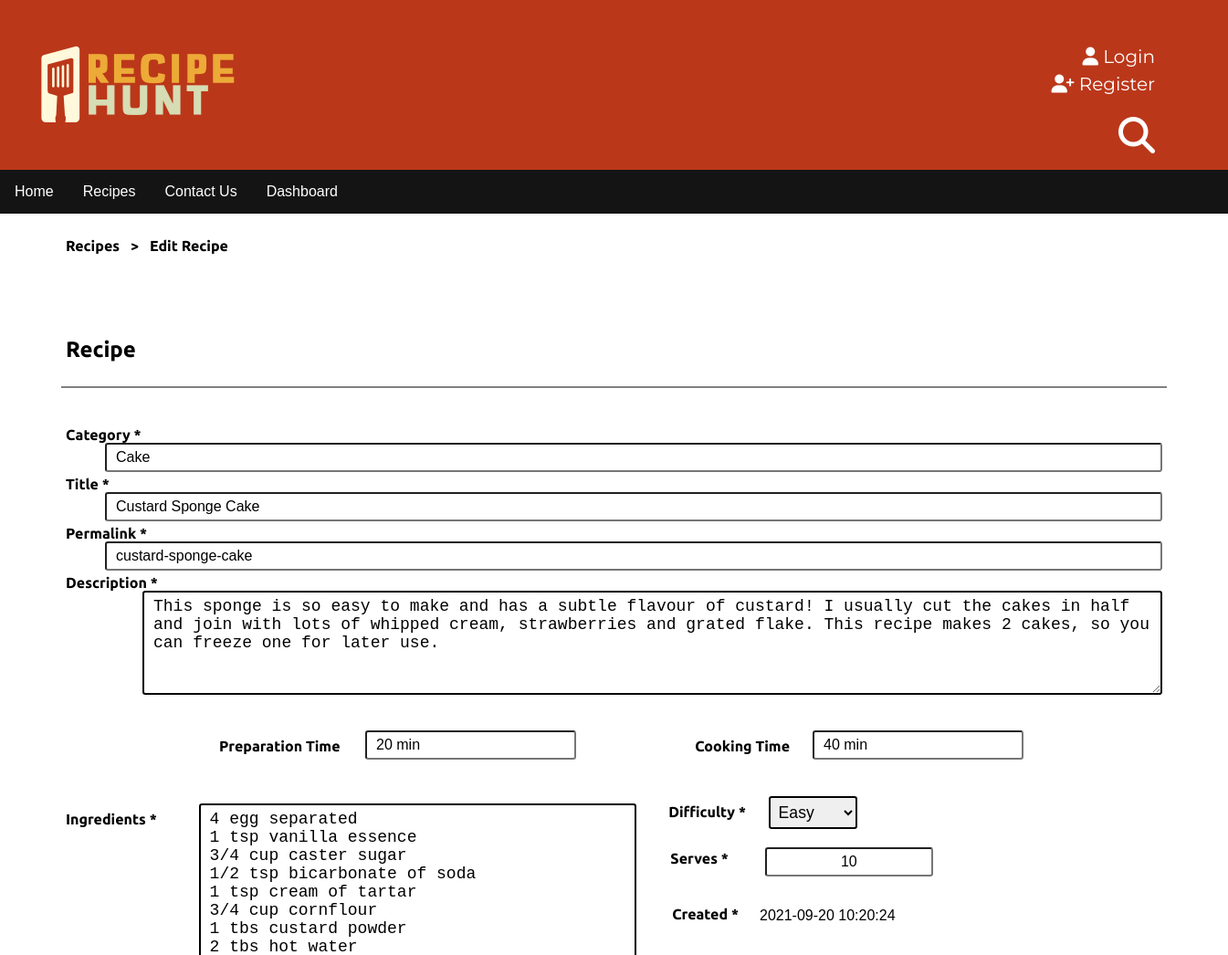
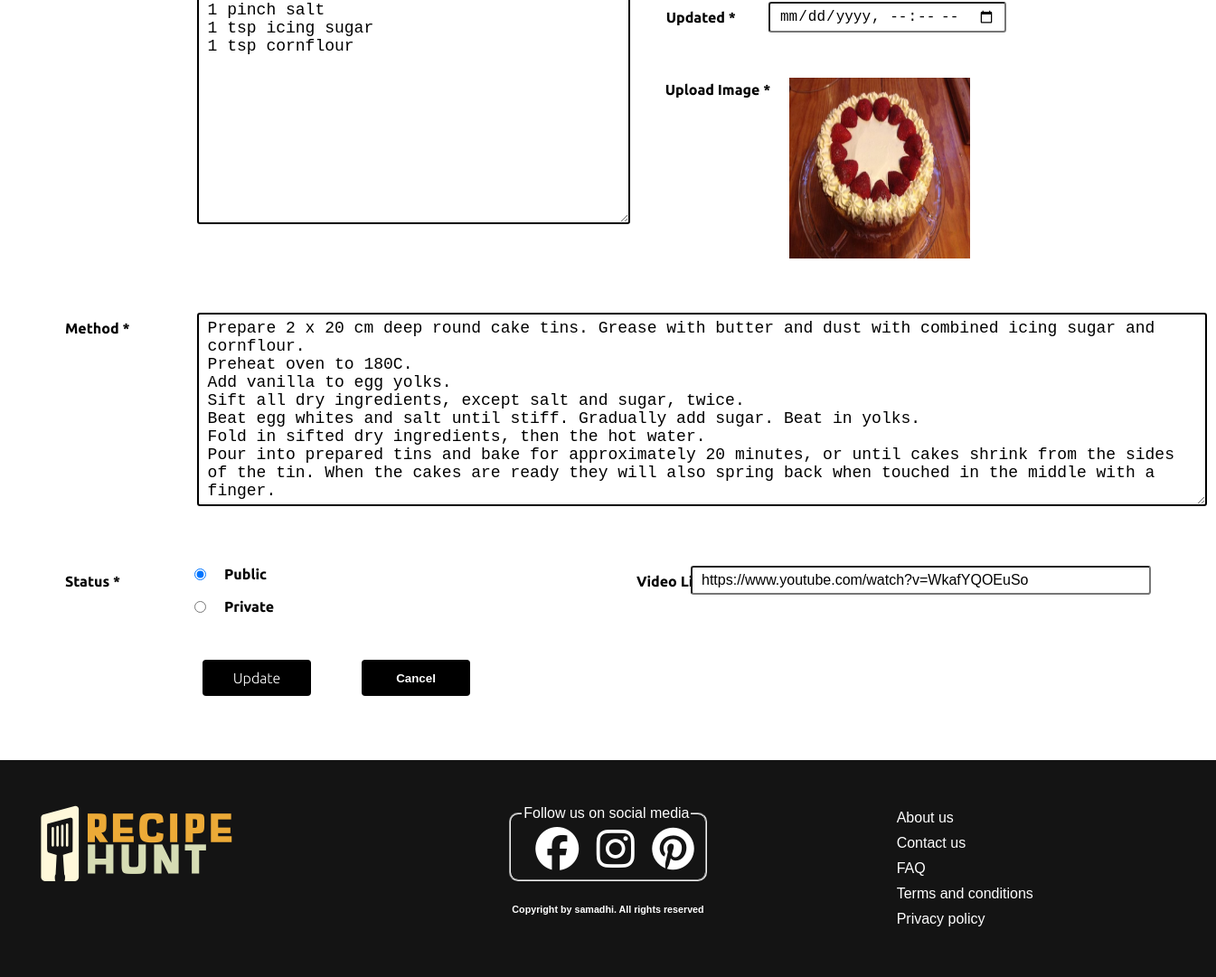
/recipe/edit-recipe.php?Permalink=custard-sponge-cake (signed in), run on the app's committed database (2 pictures, top to bottom).
### tables this page shows
CREATE TABLE `recipe` (
  `RecipeID` int(11) NOT NULL,
  `Category` varchar(50) NOT NULL,
  `UserID` int(11) DEFAULT NULL,
  `Title` varchar(50) NOT NULL,
  `Permalink` varchar(250) NOT NULL,
  `R_description` text NOT NULL,
  `Ingredients` text NOT NULL,
  `Instructions` text NOT NULL,
  `Prep_time` varchar(11) NOT NULL,
  `Cook_time` varchar(11) NOT NULL,
  `No_of_servings` int(11) NOT NULL,
  `Difficulty` varchar(50) NOT NULL,
  `Recipe_image` varchar(255) NOT NULL,
  `Video_link` varchar(255) NOT NULL,
  `R_status` varchar(50) NOT NULL,
  `Created_timestamp` datetime NOT NULL,
  `Updated_timestamp` datetime DEFAULT NULL
);

### recipe/edit-recipe.php (the view, shortened to what this page needs)
<?php
    require_once "../config/config.php";
    $Permalink = $_GET['Permalink'];
    $sql = "SELECT * FROM recipe WHERE Permalink = '$Permalink'";
    $result = mysqli_query($conn, $sql);
        if(mysqli_num_rows($result) > 0){
            while($row = mysqli_fetch_assoc($result)){
                $Title = $row['Title'];
                $Category = $row['Category'];
		        $Permalink = $row['Permalink'];
                $R_description = $row['R_description'];
                $Prep_time = $row['Prep_time'];
                $Cook_time = $row['Cook_time'];
                $Ingredients = $row['Ingredients'];
                $Difficulty = $row['Difficulty'];
                $No_of_servings = $row['No_of_servings'];
                $Created_timestamp = $row['Created_timestamp'];
                $Recipe_image = $row['Recipe_image'];
                $Instructions = $row['Instructions'];
                $R_status = $row['R_status'];
                $Video_link = $row['Video_link'];
            }
        }
?>
<!DOCTYPE html>
<html>
<head>
    <link rel="stylesheet" href="../styles/recipe/create-recipe.css" />
</head>
<body>
    <?php require "rheader.php"?>
    <main>
        <ul class="breadcrumb">
            <li><a href="recipes.php">Recipes</a></li>
            <li><a href="#">Edit Recipe</a></li>
        </ul>
        <div class="recipe-top">
            <label class="recipe-lb">Recipe</label>
        </div>
        <br>
        <hr>
        <div class="form-container">
            <form action="update-recipe.php" method="POST" enctype="multipart/form-data">
                <label>Category *</label>
                <input type="text" name="category" value="<?php echo $Category; ?>" size="120" required>
                <br> <br> <br>
                <label>Title *</label>
                <input type="text" name="title" size="120" value="<?php echo $Title; ?>" required> <br> <br>
                <br>
                <label>Permalink *</label>
                <input type="text" name="p_link" value="<?php echo $Permalink; ?>" size="120" required> <br>
                <br>
                <br>
                <label>Description *<label>
                        <textarea name="description" rows="5" cols="98"><?php echo $R_description; ?></textarea>
                        <br>
                        <br> <br> <br>
                        <label class="pre_time_lb">Preparation Time</label> <br> <br>
                        <input type="text" class="pre_time_text" name="prepare_time" value="<?php echo $Prep_time; ?>"
                            placeholder="10 min">
                        <label class="cook_time_lb">Cooking Time</label>
                        <input type="text" class="cook_time_text" name="cook_time" value="<?php echo $Cook_time; ?>"
                            placeholder="30 min"> <br> <br>
                        <label class="ingre_lb">Ingredients *</label>
                        <textarea class="ingre_text" name="ingredients" rows="20"
                            cols="40"><?php echo $Ingredients; ?></textarea>
                        <label class="diff_lb">Difficulty *</label>
                        <select class="diff" name="difficulty">
                            <option value="Easy" <?php if($Difficulty=="Easy") echo 'selected="selected"'; ?>>
                                Easy </option>
                        </select>
                        <label class="serve_lb">Serves *</label>
                        <input type="text" class="serves_text" name="serves" value="<?php echo $No_of_servings; ?>"
                            size="15">
                        <br>
                        <br>
                        <label class="create_lb">Created *</label>
                        <input type="text" class="create_text" name="created" value="<?php echo $Created_timestamp; ?>"
                            readonly> <br>
                        <br>
                        <label class="update_lb">Updated *</label>
                        <input type="datetime-local" class="update_text" name="updated"
                            value="<?php echo date('Y-m-d');?>" required>
                        <br>
                        <br>
                        <label class="upload_lb">Upload Image *</label>
                        <label class="image-upload" name="image">
                            <input type="file" id="image" name="image" onchange="preview()" /> <br> <br>
                            <img id="frame" class="image-pre" src="../images/recipe/<?php echo $Recipe_image ?>"
                                width="200px" height="200px" />
                        </label>
                        <label class="method_lb">Method *</label>
                        <textarea class="method_text" name="method" value="<?php echo $Instructions; ?>" rows="10"
                            cols="98"><?php echo $Instructions ?></textarea>
                        <label class="status_lb">Status *</label>
                        <span class="status_rd">
                            <input type="radio" name="status" class="rd_btn"
                                <?php if($R_status == "Public") { echo "checked"; }?> value="Public"> Public
                            <br><br>
                            <input type="radio" name="status" class="rd_btn"
                                <?php if($R_status == "Private") { echo "checked"; }?> value="Private"> Private
                            <br> <br>
                        </span>
                        <label class="vid_lb">Video Link</label>
                        <input type="text" class="vid_text" name="video" value="<?php echo $Video_link; ?>" size="50">
                        <br>
                        <br>
                        <input type="submit" name="submit" class="submit-btn" value="Update">
                        <button name="cancel" onclick="location.href='manage-recipe.php'">Cancel</button>
            </form>
            <div style="padding-bottom: 80%;"></div>
        </div>
    </main>
    <?php require "rfooter.php"?>
</body>
</html>

### styles/recipe/create-recipe.css (style rules this page uses)
body { margin: 0px; }
.recipe-top { padding: 4rem 3.5rem 0 0; }
.recipe-lb { font-family: "Ubuntu"; font-size: 1.5rem; font-weight: bold; padding: 1.8rem 0 0 4.5rem; }
hr { height: 2px; width: 90%; border-width: 0; background-color: gray; }
ul.breadcrumb { padding: 10px 72px; list-style: none; }
ul.breadcrumb li { display: inline; font-family: "Ubuntu"; font-weight: bold; font-size: 16px; }
ul.breadcrumb li + li:before { padding: 8px; color: black; content: ">\00a0"; }
ul.breadcrumb li a { color: black; text-decoration: none; }
.form-container { padding: 10px 72px; font-family: "Ubuntu"; font-weight: bold; font-size: 16px; text-decoration: none; margin-top: 2rem; }
input { margin-left: 2rem; padding: 5px 10px; float: right; outline: none; border-radius: 0.2rem; font-size: 16px; }
textarea { margin-left: 2rem; padding: 5px 10px; float: right; outline: none; border-radius: 0.2rem; font-size: 18px; border: 2px solid black; }
.pre_time_lb { left: 15rem; top: 50.5rem; position: absolute; }
.pre_time_text { left: 23rem; top: 50rem; position: absolute; }
.cook_time_lb { right: 30rem; top: 50.5rem; position: absolute; }
.cook_time_text { right: 14rem; top: 50rem; position: absolute; }
.ingre_lb { top: 55.5rem; position: absolute; }
.ingre_text { left: 11.6rem; top: 55rem; position: absolute; }
.diff_lb { right: 33rem; top: 55rem; position: absolute; }
.diff { right: 25.4rem; top: 54.5rem; position: absolute; font-size: 110%; display: inline; padding: 5px; border: 2px solid black; border-radius: 0.2rem; }
.serve_lb { right: 34.2rem; top: 58.2rem; position: absolute; }
.serves_text { right: 20.2rem; top: 58rem; position: absolute; text-align: center; }
.create_lb { right: 33.5rem; top: 62rem; position: absolute; }
.create_text { right: 18.5rem; top: 61.8rem; position: absolute; border: 0; }
.update_lb { right: 33.2rem; top: 66rem; position: absolute; }
.update_text { right: 14.5rem; top: 65.5rem; position: absolute; }
.upload_lb { right: 30.8rem; top: 71rem; position: absolute; }
.image-upload { position: absolute; cursor: pointer; right: 17rem; top: 68.5rem; }
.method_lb { position: absolute; top: 87.5rem; }
.method_text { position: absolute; left: 11.6rem; top: 87rem; }
.status_lb { position: absolute; top: 105rem; }
.status_rd { position: absolute; top: 104.5rem; left: 15.5rem; }
.rd_btn { position: absolute; right: 4.5rem; }
.vid_lb { position: absolute; top: 105rem; right: 35rem; }
.vid_text { position: absolute; top: 104.5rem; right: 4.5rem; }
button { width: 120px; height: 40px; float: left; cursor: pointer; font-weight: bold; border: 0; outline: none; color: white; background-color: black; border-radius: 0.25rem; position: absolute; top: 111rem; left: 25rem; }
.submit-btn { width: 120px; height: 40px; float: left; cursor: pointer; font-family: "Ubuntu"; font-weight: 200; border: 0; outline: none; color: white; background-color: black; border-radius: 0.25rem; position: absolute; top: 111rem; left: 12rem; }

### styles/header.css (style rules this page uses)
body { margin: 0; }

### styles/footer.css (style rules this page uses)
body { margin: 0; }

### data on the page
recipe: category "Cake", title "Custard Sponge Cake", p_link "custard-sponge-cake", description "This sponge is so easy to make and has a subtle flavour of custard! I usually cut the cakes in half and join with lots of whipped cream, strawberries and grated flake. This recipe makes 2 cakes, so you can freeze one for later use.", prepare_time "20 min", cook_time "40 min", ingredients "4 egg separated 1 tsp vanilla essence 3/4 cup caster sugar 1/2 tsp bicarbonate of soda 1 tsp cream of tartar 3/4 cup cornflour 1 tbs custard powder 2 tbs hot water 1 pinch salt 1 tsp icing sugar 1 tsp cornflour", difficulty "Easy", serves "10", created "2021-09-20 10:20:24", Recipe_image (picture), method "Prepare 2 x 20 cm deep round cake tins. Grease with butter and dust with combined icing sugar and cornflour. Preheat oven to 180C. Add vanilla to egg yolks. Sift all dry ingredients, except salt and sugar, twice. Beat egg whites and salt until stiff. Gradually add sugar. Beat in yolks. Fold in sifted dry ingredients, then the hot water. Pour into prepared tins and bake for approximately 20 minutes, or until cakes shrink from the sides of the tin. When the cakes are ready they will also spring back when touched in the middle with a finger.", R_status "☑", video "https://www.youtube.com/watch?v=WkafYQOEuSo"
